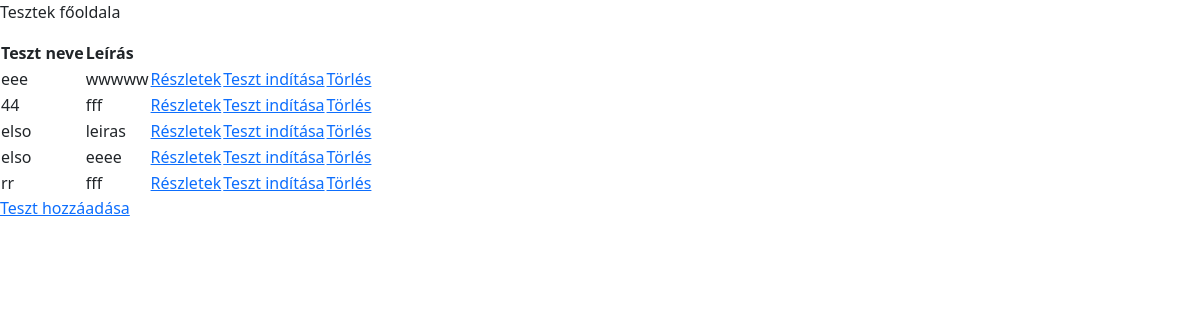
Page /test/ on the committed database.
### roman_map/models.py (models this page shows, shortened)
class Quiz(models.Model):
    id = models.BigAutoField(primary_key=True)
    title = models.CharField(max_length=255)
    description = models.TextField(max_length=500)
    created_date = models.DateTimeField(auto_now_add=True)
    created_by = models.ForeignKey(CustomUser, on_delete=models.CASCADE, related_name='created_quizzes', null=True, blank=True)

### roman_map/views.py (the view)
# urls.py: path('test/', views.teszt, name='teszt'),
def teszt(request):
    all_quizs = Quiz.objects.all()
    return render(request,'pages/test.html',{"quiz_list":all_quizs})

### roman_map/templates/pages/test.html (shortened to what this page needs)
<!DOCTYPE html>
<html lang="en">
<head>
</head>
<body>
    {% include "pages/messages.html" %}
    {% block content %}
        <p>Tesztek főoldala</p>
        <table>
            <tr>
                <th>Teszt neve</th>
                <th>Leírás</th>
            </tr>
            {% for quiz in quiz_list %}
            <tr>
                <td>{{ quiz.title }}</td>
                <td>{{ quiz.description }}</td>
                <td><a href="{% url 'teszt_reszletei' quiz.id %}">Részletek</a></td>
                <td><a href="{% url 'teszt_inditasa' quiz.id %}">Teszt indítása</a></td>
                <td><a href="{% url 'teszt_torlese' quiz.id %}" onclick="return confirmDelete(event, this.href);">Törlés</a></td>
            </tr>
            {% endfor %}
        </table>
        <a href="{% url 'uj_teszt_keszitese' %}">Teszt hozzáadása</a>
    {% endblock content %}
</body>
</html>

### rows in the picture
Quiz: title "eee", description "wwwww"
Quiz: title "44", description "fff"
Quiz: title "elso", description "leiras"
Quiz: title "elso", description "eeee"
Quiz: title "rr", description "fff"
